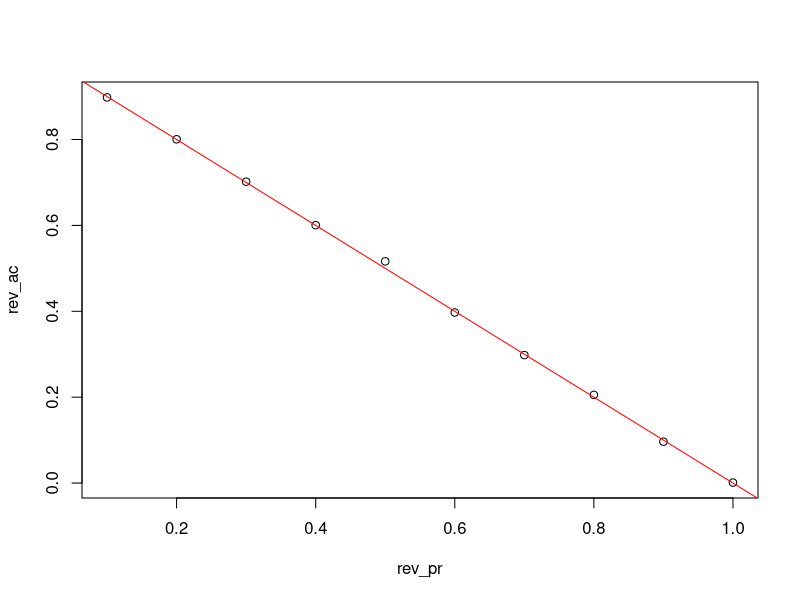
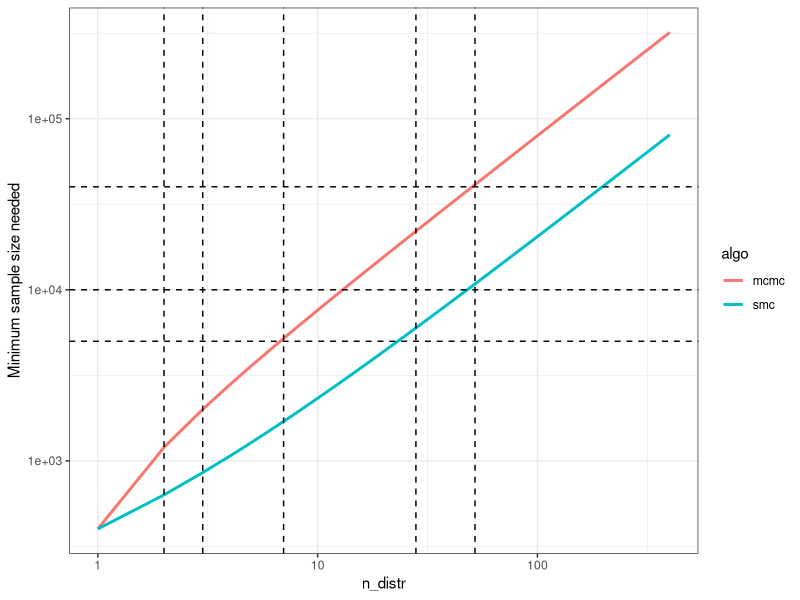
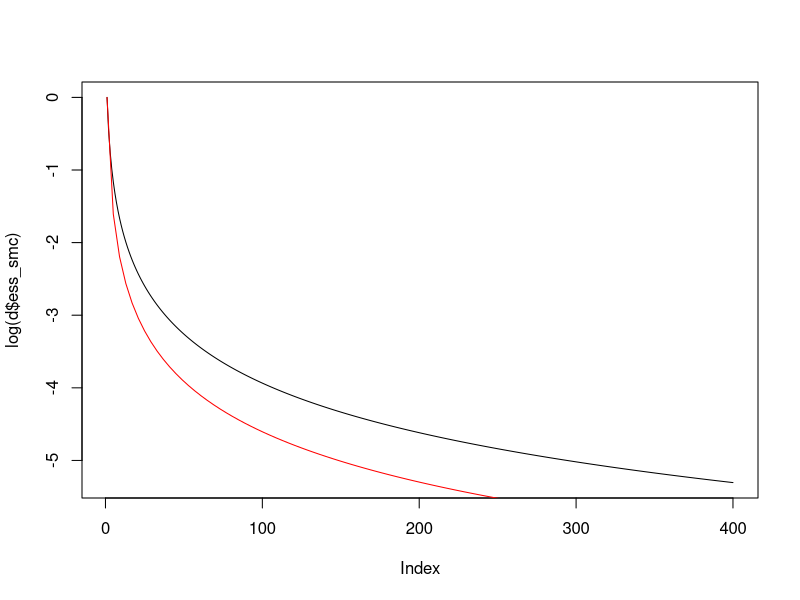

Reproduce these figures in R, in order.
library(purrr)
library(tidyr)
library(dplyr)
library(ggplot2)

# MCMC: how does # dists -> autocorrelation -> samp size
ess_mcmc <- Vectorize(\(rho) 1 / (2 / (1 - rho) - 1))

cor_mcmc <- function(revisit = 1.0, N = 100, alpha = 10, beta = 1) {
    # pr(visit the district with max order stat)
    ac <- list(
        lengths = 1 + rgeom(N, revisit),
        values =  rbeta(N, alpha, beta)
    ) |>
        inverse.rle() |>
        acf(lag.max = 1, plot = FALSE)
    ac$acf[2]
}

# cor really is just 1 - rev_pr
rev_pr <- seq(0.1, 1.0, 0.1)
rev_ac <- map_dbl(rev_pr, ~ cor_mcmc(., 1e4, alpha = 2, beta = 1))
plot(rev_pr, rev_ac)
abline(a = 1, b = -1, col = "red")


# SMC: how does # dists -> # ancestors (proxy for ess)
esss_smc <- function(n) {
    b <- numeric(n)
    b[1] <- 1
    for (i in seq(2, n)) {
        b[i] <- 1 - exp(-b[i - 1])
    }
    b
}


n_max <- 400
d <- tibble(
    n_distr = seq_len(n_max),
    ess_mcmc = ess_mcmc(1 - 1 / seq_len(n_max)),
    ess_smc = esss_smc(n_max)
)

d |>
    pivot_longer(-n_distr, names_prefix = "ess_", names_to = "algo", values_to = "ess") |>
    mutate(min_s = 400 / ess) |>
    ggplot(aes(n_distr, min_s, color = algo)) +
    geom_line(linewidth = 1.0) +
    geom_hline(yintercept = 5000, lty = "dashed") +
    geom_hline(yintercept = 10000, lty = "dashed") +
    geom_hline(yintercept = 40000, lty = "dashed") +
    geom_vline(xintercept = 2, lty = "dashed") +
    geom_vline(xintercept = 3, lty = "dashed") +
    geom_vline(xintercept = 7, lty = "dashed") +
    geom_vline(xintercept = 28, lty = "dashed") +
    geom_vline(xintercept = 52, lty = "dashed") +
    scale_x_log10() +
    scale_y_log10("Minimum sample size needed") +
    theme_bw()

plot(log(d$ess_smc), type = "l")
curve(log(1 / x), add = T, from = 1, to = 400, col = "red")
